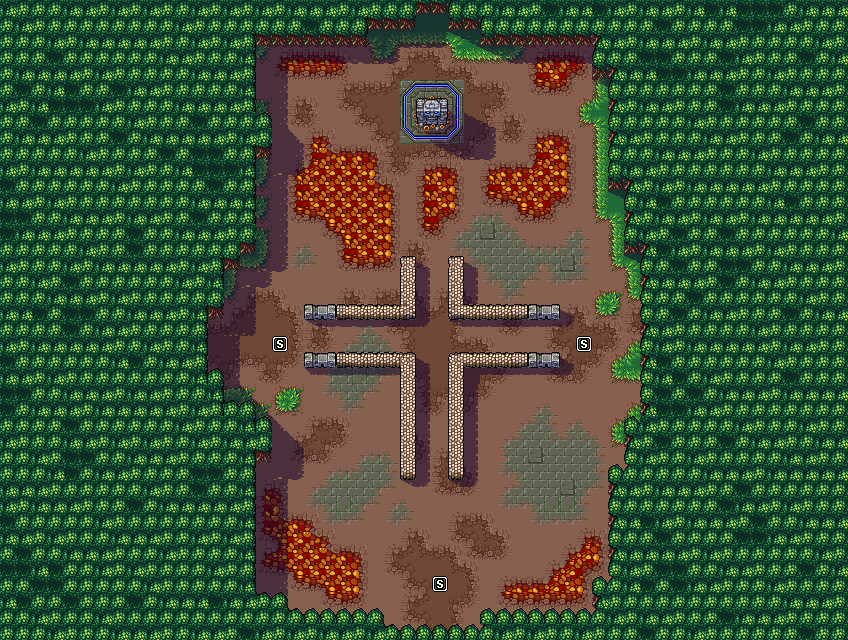

This is a level from a 2D game, rendered from its Tiled map with the project's own tilesets. A one-line summary and the map file follow, with tile-layer data summarised:
An orthogonal 53x40 tile map with 16x16 px tiles, 3 tile layers (Ground, Shadows, Objects).

<map version="1.2" tiledversion="1.2.4" orientation="orthogonal" renderorder="right-down" width="53" height="40" tilewidth="16" tileheight="16" infinite="0" nextlayerid="13" nextobjectid="13">
 <tileset firstgid="1" source="TileSet_Main.tsx" />
 <layer id="10" name="Ground" width="53" height="40" locked="1">
  <data>[2120 cells, 1135 non-empty, 55 distinct tile ids]</data>
 </layer>
 <layer id="11" name="Shadows" width="53" height="40" opacity="0.5">
  <data>[2120 cells, 223 non-empty, 21 distinct tile ids]</data>
 </layer>
 <layer id="12" name="Objects" width="53" height="40">
  <data>[2120 cells, 1367 non-empty, 43 distinct tile ids]</data>
 </layer>
</map>
